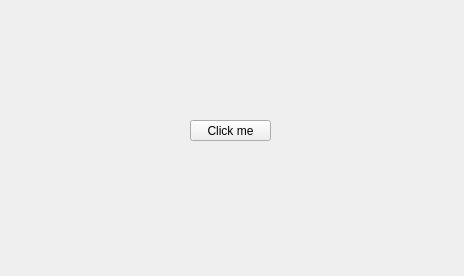
<?xml version="1.0" encoding="UTF-8"?>
<ui version="4.0">
 <class>FunnyButton</class>
 <widget class="QWidget" name="FunnyButton">
  <property name="geometry">
   <rect>
    <x>0</x>
    <y>0</y>
    <width>464</width>
    <height>276</height>
   </rect>
  </property>
  <property name="mouseTracking">
   <bool>false</bool>
  </property>
  <property name="windowTitle">
   <string>FunnyButton</string>
  </property>
  <widget class="QPushButton" name="pushButton">
   <property name="geometry">
    <rect>
     <x>190</x>
     <y>120</y>
     <width>81</width>
     <height>21</height>
    </rect>
   </property>
   <property name="mouseTracking">
    <bool>true</bool>
   </property>
   <property name="text">
    <string>Click me</string>
   </property>
  </widget>
 </widget>
 <resources/>
 <connections/>
</ui>
